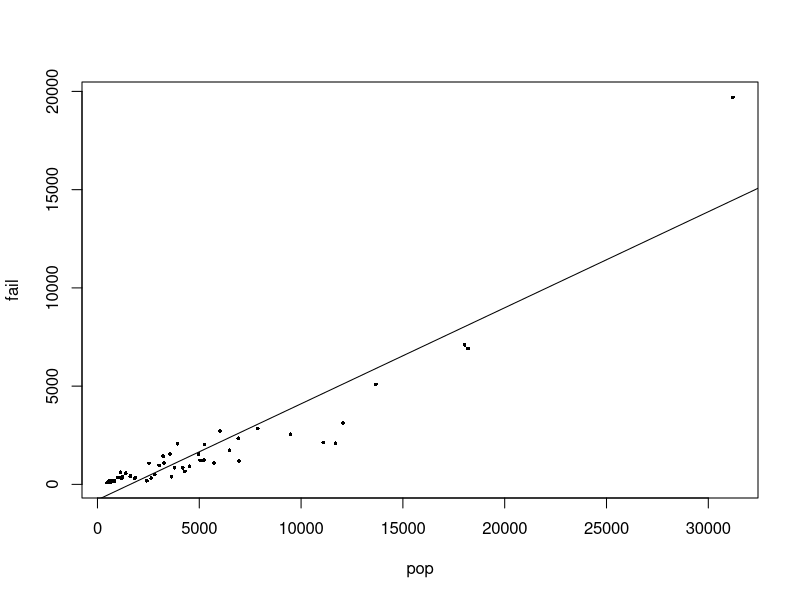
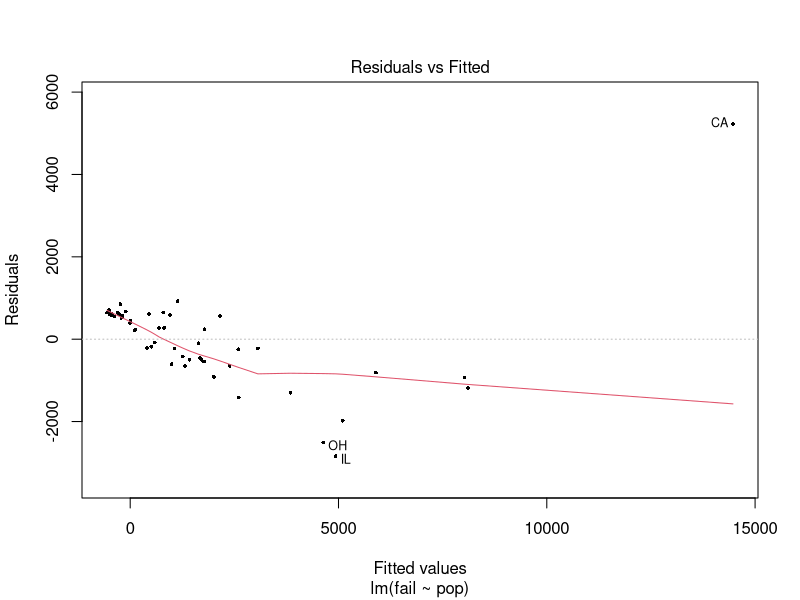
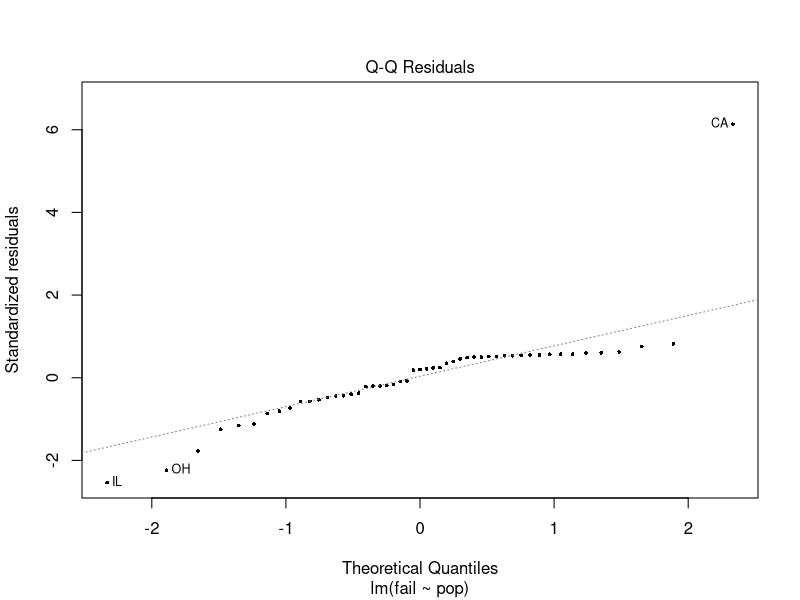
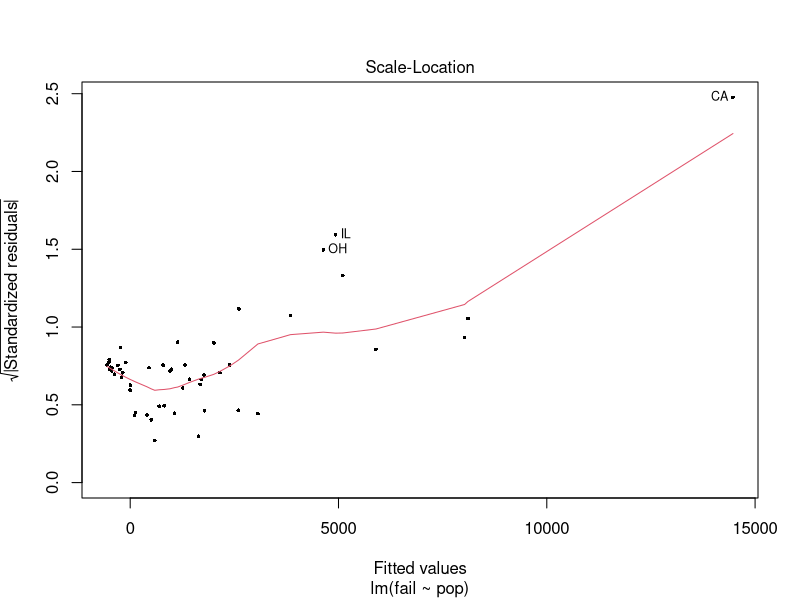
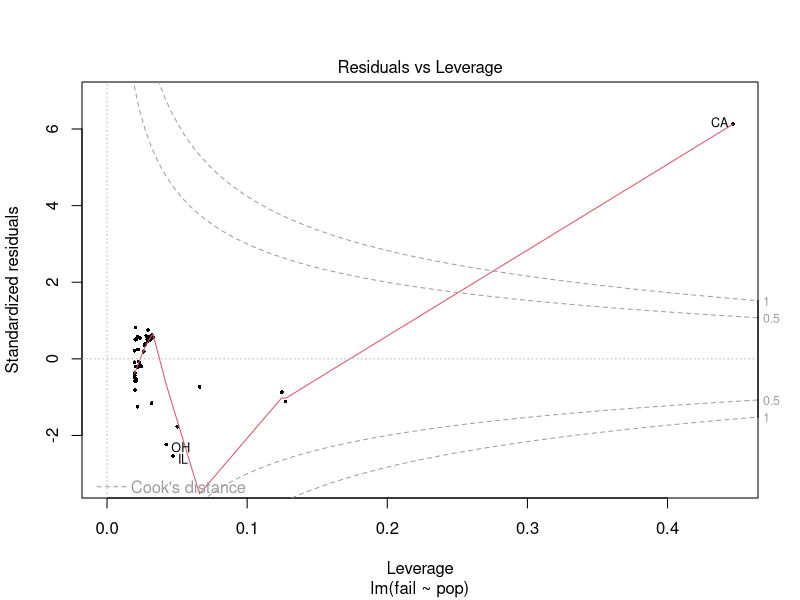
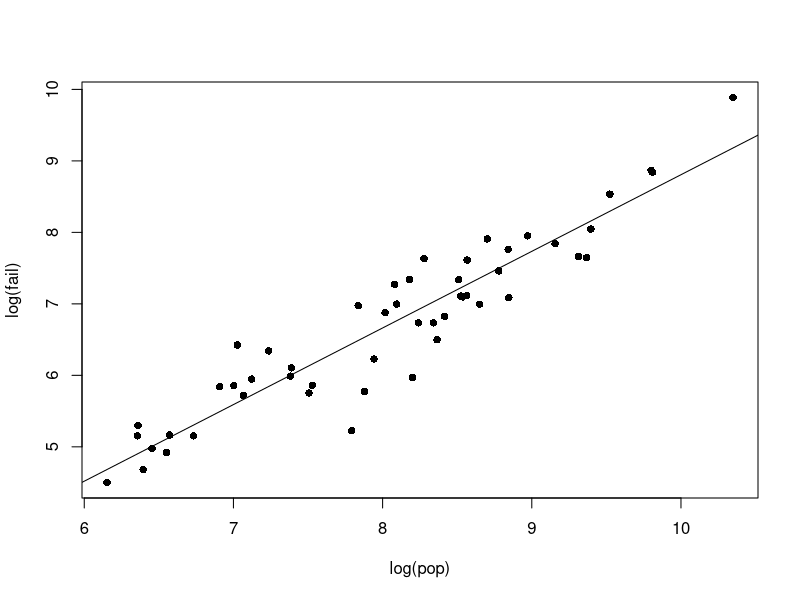
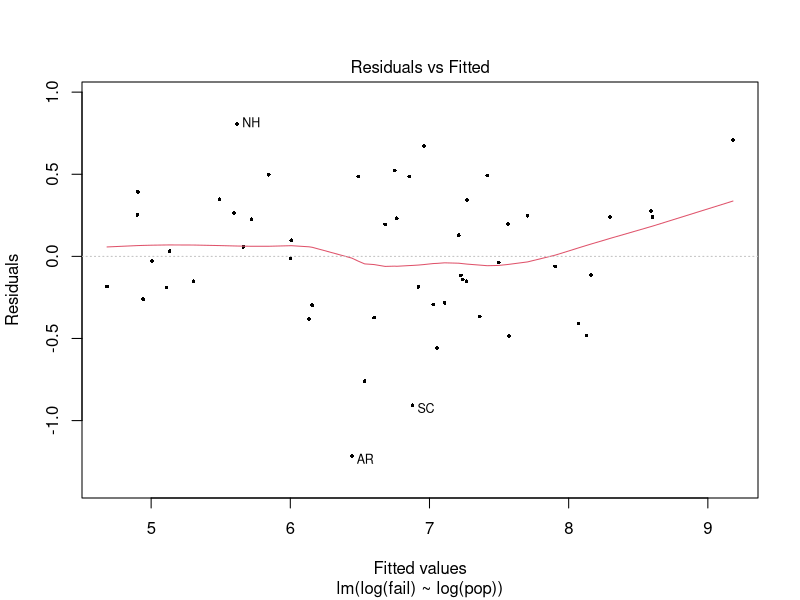
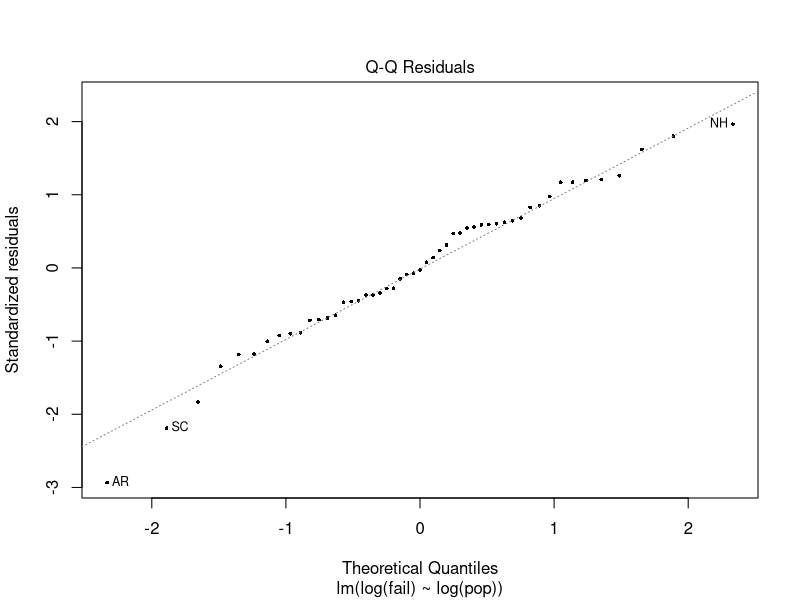

Here is the R script that generated these plots, in order:
## ---- chunk 1
knitr::opts_chunk$set(echo = TRUE)
## ---- chunk 2
library(car)
busfail = data.frame(row.names=c("AL","AK","AZ","AR","CA","CO","CT","DE","DC",
    "FL","GA","HI","ID","IL","IN","IA","KS","KY","LA","ME","MD","MA","MI","MN",
    "MS","MO","MT","NE", "NV","NH","NJ","NM","NY","NC","ND","OH","OK","OR","PA",
    "RI","SC","SD","TN", "TX","UT","VT","VA","WA","WV","WI","WY"),
  pop=c(4187,599,3936,2424,31211,3566,3277,700,578,13679,6917,1172,1099,11697,
    5713,2814,2531,3789,4295,1239,4965,6012,9478,4517,2643,5234,839,1607,1389,
    1125,7879,1616,18197,6945,635,11091,3231,3032,12048,1000,3643,715,5099,
    18031,1860,576,6491,5255,1820,5038,470),
  fail=c(841,108,2064,186,19695,1542,1093,137,200,5088,2350,305,350,2094,1091,507,
    1069,841,664,383,1540,2720,2546,921,322,1230,173,399,568,617,2843,448,6916,1194,
    145,2127,1440,969,3124,344,392,175,1209,7096,351,173,1738,2025,315,1224,90)
)
## ---- chunk 3
fit = lm(fail ~ pop, busfail)
plot(fail ~ pop, busfail, cex=.5, pch=16)
abline(fit)
plot(fit, cex=.5, pch=16)
## ---- chunk 4
fit = lm(log(fail) ~ log(pop), busfail)
plot(log(fail) ~ log(pop), busfail, cex=1, pch=16)
abline(fit)
plot(fit, cex=.5, pch=16)
## ---- chunk 5
summary(fit)
## ---- chunk 6
anova(fit)
predict(fit, data.frame(pop=11697))
-1.91165 + 1.07185*log(11697)
fit$fitted.values["IL"]
fit$residual["IL"]
exp(fit$fitted.values["IL"]+0.175/2)
## ---- chunk 7
plot(fail ~ pop, busfail)
identify(busfail$pop, busfail$fail, row.names(busfail))
